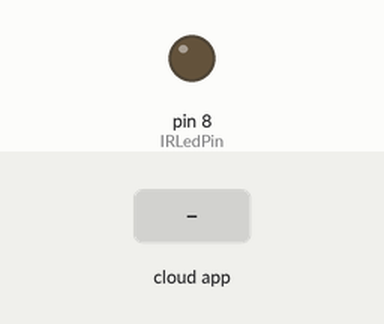
A sketch run on a simulated Arduino Uno, built with avr-gcc and run on an emulated ATmega328P. Parts: output pins drawn as LEDs (lit = HIGH). Inputs (shaded band) come from the test bench. The ROS host is connected and sends only what is stated.

Above: at 1.2 s.
1.3 s: the phone or cloud app sets toggle_led to 1
At 2.4 s:
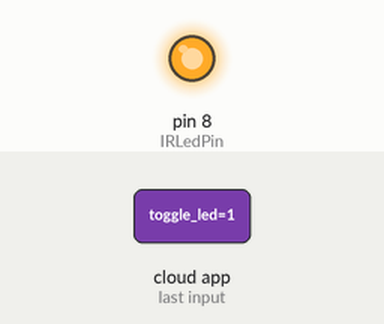
2.8 s: the phone or cloud app sets toggle_led to 0
At 3.6 s:
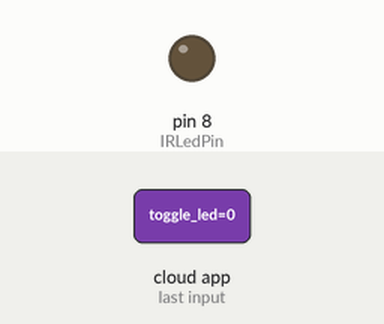
Timing chart, 0 to 5.8 s (numbered marks = the images above; inputs shaded):
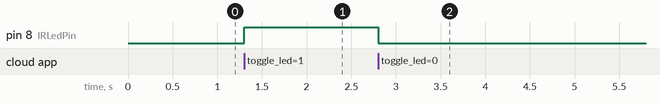

Measured:
- after the input at 1.3 s, pin 8 (IRLedPin): LOW → HIGH at once
- after the input at 2.8 s, pin 8 (IRLedPin): HIGH → LOW at once

The sketch:

IR_Led.ino
```cpp
/*
 * rosserial Subscriber Example
 * Blinks an LED on callback
 */

#include <ros.h>
#include <std_msgs/Bool.h>
#define IRLedPin 8

ros::NodeHandle nh;

void IRLed( const std_msgs::Bool& toggle_msg){
  if (toggle_msg.data)
    digitalWrite(IRLedPin, HIGH);   // turn the led ON
  else
    digitalWrite(IRLedPin, LOW);   // turn the led OFF
}

ros::Subscriber<std_msgs::Bool> sub("/robot_snake_1/toggle_led", &IRLed );

void setup()
{
  pinMode(IRLedPin, OUTPUT);
  nh.initNode();
  nh.subscribe(sub);
}

void loop()
{
  nh.spinOnce();
  delay(1);
}
```
